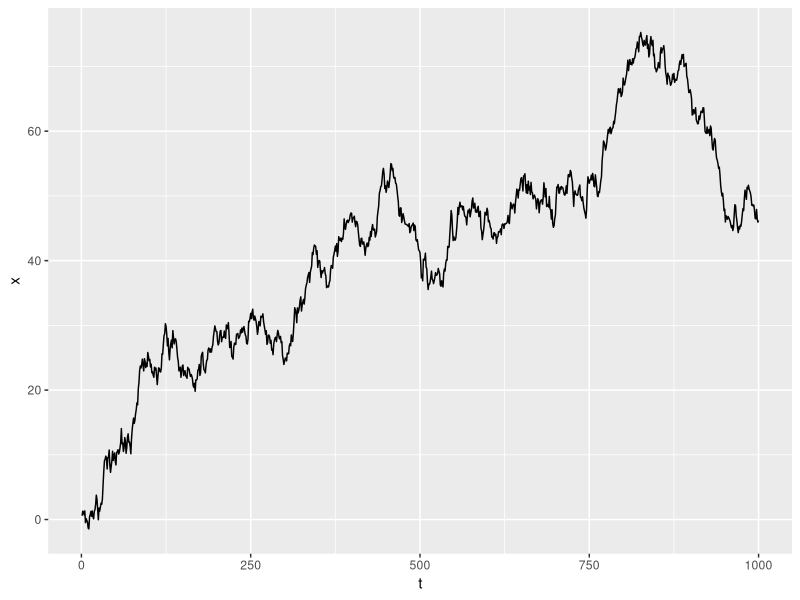

Write the R code that produced this figure. (Note: this script raises an error after producing the figure.)
# ---- libraries ----
library(ggplot2)
library(tidyverse)
library(dplyr)

# ---- A first random walk simulation ----

# set simulation seed
set.seed(12345)

# set lenght of the series
N = 1000

# create a random serie
x <- e <- rnorm(n = N)

# generate random walk
for (t in 2:N){
  x[t] <- x[t-1] + e[t]
}

tserie <- data.frame(x,
                     t = 1:1000)

# plot random walk
ggplot(data = tserie,
       aes(x = t,
           y = x)) +
  geom_line()

# ---- function for several random walks ----


rw <- function(n = 1000, repetitions = 3){

  # this function creates a number of random walks of length n
  
  tseries = NULL

  # let's create a random serie
  for(i in 1:repetitions){
    x <- e <- rnorm(n)
    
    # generate random walks
    for(t in 2:n){
      x[t] <- x[t - 1] + e[t]
    }
    
    x <- as.data.frame(x)
    
    tseries <- bind_cols(tseries, x)
    
  }
  
  # name the series
  colnames(tseries) <- sprintf("S%s", seq(1:repetitions))
  
  # create a time variable
  tseries$t <- 1:n
  
  # create the plot background
  
  p <- p <- ggplot(data = tseries,
                   aes(x = t)) +
    theme_classic() +
    theme(
      
      panel.grid.major.y = element_line(color = "black",
                                        linetype = "dotted",
                                        size = 0.1),
      panel.grid.minor.y = element_line(color = "black",
                                        linetype = "dotted")
    ) +
    xlab("Time") +
    ylab("Value at time t") 
  
  # add the layers of each random walk
  
  for(i in names(tseries)[-length(tseries)]){
    p <- p +  geom_line(aes_string(y = i,
                                   color = shQuote(rgb(viridis.map[runif(1,1,nrow(viridis.map)),1:3]))),
                        show.legend = F)
  }
  
  return(p)
}

rw(n = 1000, repetitions = 100)